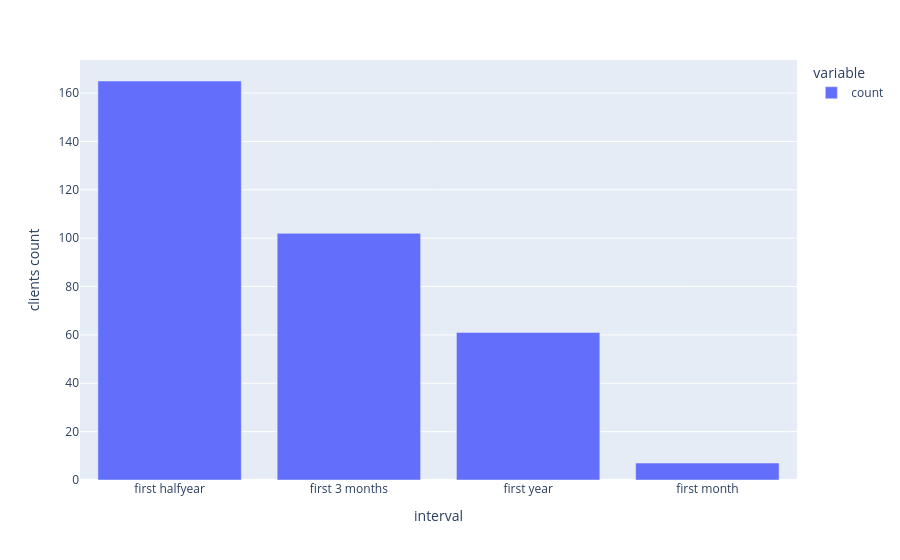

Source (notebook cell):
### Code cell
figg = px.bar( unique_cl_first_ad_30, labels = {'first_ad_category' : 'interval', 'value' : 'clients count'})

figg

### Figure 1 — Plotly figure (JSON) as saved in the notebook; plotly's stock layout.template omitted (floating-point values rounded to 4 significant figures)
{"data": [{"hovertemplate": "variable=count<br>interval=%{x}<br>clients count=%{y}<extra></extra>", "legendgroup": "count", "marker": {"color": "#636efa", "pattern": {"shape": ""}}, "name": "count", "orientation": "v", "showlegend": true, "textposition": "auto", "x": ["first halfyear", "first 3 months", "first year", "first month"], "xaxis": "x", "y": [165, 102, 61, 7], "yaxis": "y", "type": "bar"}], "layout": {"xaxis": {"anchor": "y", "domain": [0.0, 1.0], "title": {"text": "interval"}}, "yaxis": {"anchor": "x", "domain": [0.0, 1.0], "title": {"text": "clients count"}}, "legend": {"title": {"text": "variable"}, "tracegroupgap": 0}, "margin": {"t": 60}, "barmode": "relative"}}
